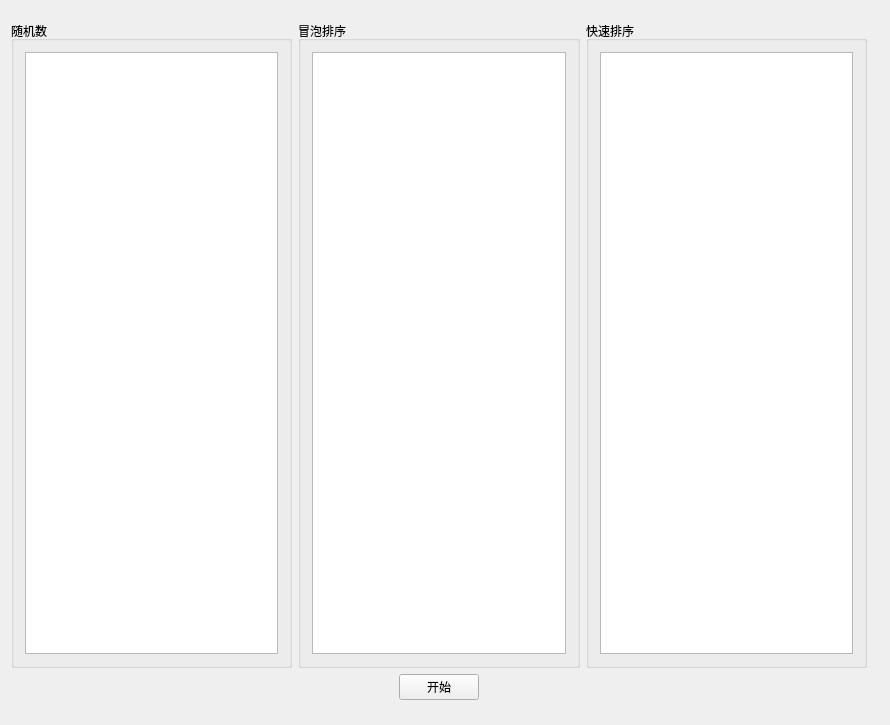
<?xml version="1.0" encoding="UTF-8"?>
<ui version="4.0">
 <class>ThreadClass</class>
 <widget class="QWidget" name="ThreadClass">
  <property name="geometry">
   <rect>
    <x>0</x>
    <y>0</y>
    <width>890</width>
    <height>725</height>
   </rect>
  </property>
  <property name="windowTitle">
   <string>Thread</string>
  </property>
  <widget class="QWidget" name="widget" native="true">
   <property name="geometry">
    <rect>
     <x>0</x>
     <y>10</y>
     <width>878</width>
     <height>701</height>
    </rect>
   </property>
   <layout class="QGridLayout" name="gridLayout_2">
    <item row="0" column="0">
     <layout class="QGridLayout" name="gridLayout">
      <item row="0" column="0">
       <widget class="QGroupBox" name="groupBox">
        <property name="title">
         <string>随机数</string>
        </property>
        <layout class="QHBoxLayout" name="horizontalLayout">
         <item>
          <widget class="QListWidget" name="randList"/>
         </item>
        </layout>
       </widget>
      </item>
      <item row="0" column="1">
       <widget class="QGroupBox" name="groupBox_2">
        <property name="title">
         <string>冒泡排序</string>
        </property>
        <layout class="QHBoxLayout" name="horizontalLayout_2">
         <item>
          <widget class="QListWidget" name="bubbleList"/>
         </item>
        </layout>
       </widget>
      </item>
      <item row="0" column="2">
       <widget class="QGroupBox" name="groupBox_3">
        <property name="title">
         <string>快速排序</string>
        </property>
        <layout class="QHBoxLayout" name="horizontalLayout_3">
         <item>
          <widget class="QListWidget" name="quickList"/>
         </item>
        </layout>
       </widget>
      </item>
     </layout>
    </item>
    <item row="1" column="0">
     <layout class="QHBoxLayout" name="horizontalLayout_4">
      <item>
       <spacer name="horizontalSpacer">
        <property name="orientation">
         <enum>Qt::Horizontal</enum>
        </property>
        <property name="sizeHint" stdset="0">
         <size>
          <width>40</width>
          <height>20</height>
         </size>
        </property>
       </spacer>
      </item>
      <item>
       <widget class="QPushButton" name="start">
        <property name="text">
         <string>开始</string>
        </property>
       </widget>
      </item>
      <item>
       <spacer name="horizontalSpacer_2">
        <property name="orientation">
         <enum>Qt::Horizontal</enum>
        </property>
        <property name="sizeHint" stdset="0">
         <size>
          <width>40</width>
          <height>20</height>
         </size>
        </property>
       </spacer>
      </item>
     </layout>
    </item>
   </layout>
  </widget>
 </widget>
 <layoutdefault spacing="6" margin="11"/>
 <resources>
  <include location="Thread.qrc"/>
 </resources>
 <connections/>
</ui>
